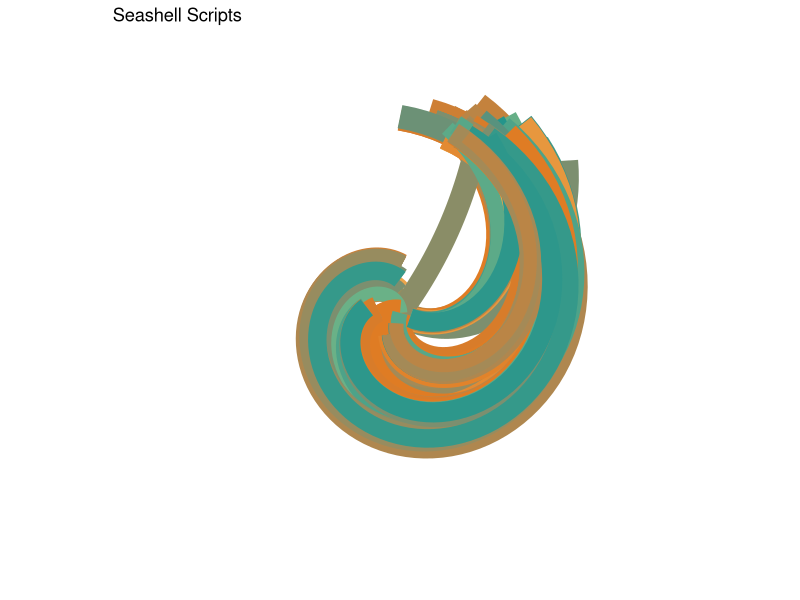
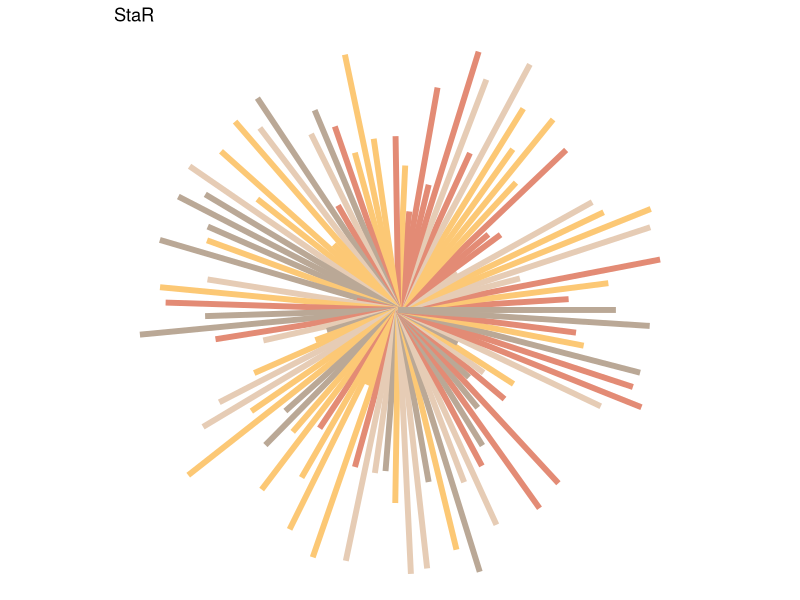

The R source for these figures, in order:
## ---- chunk 1
#| label: Libraries

library(tidyverse)
library(here)
library(ggthemes)
## ---- chunk 2
#| label: Data read in

surf <- read_csv(here("Data", "df_surf.csv"))
## ---- chunk 3
#| label: Data cleaning

surf_clean <- surf |>
  select_if(is.numeric)
## ---- chunk 4
#| label: Plotting Art 1

# surf and turf color palette
palette = c("#F4CC70", "#DE7A22", "#20948B", "#6AB187")

ggplot(
  data = surf_clean,
  mapping = aes(
    x = board_length,
    y = board_width,
    xend = wave_height_max,
    yend = wave_height_min,
    colour = surfer_height,
    size = surfer_age
  )) + 
  geom_segment(show.legend = FALSE) +
  coord_polar() +
  scale_y_continuous(expand = c(0, 0)) +
  scale_x_continuous(expand = c(0, 0)) + 
  scale_colour_gradientn(colours = palette) +
  scale_size(range = c(0, 10)) + 
  theme_void() +
  labs(title = "Seashell Scripts")
## ---- chunk 5
#| label: Data Sampling

sample_data <- function(seed = NULL, n = 100){
  if (!is.null(seed)) 
    set.seed(seed)
  
  dat <- tibble(
    x0 = runif(n),
    y0 = runif(n),
    x1 = x0 + runif(n, min = -.2, max = .2),
    y1 = y0 + runif(n, min = -.2, max = .2),
    shade = runif(n), 
    size = runif(n),
    shape = factor(sample(0:22, size = n, replace = TRUE))
  )
}
## ---- chunk 6
#| label: Canva Sampling

sample_canva <- function(seed = NULL) {
  if (!is.null(seed))
    set.seed(seed)
  
  sample(canva_palettes, 1)[[1]]
}
## ---- chunk 7
#| label: Get Data and Palette

dat <- sample_data(n = 100, seed = 1)
pal <- sample_canva(seed = 1)
## ---- chunk 8
#| label: Generate Art

polar_styled_plot <- function(data, palette) {
  n <- nrow(data)
  angles <- seq(0, 2 * pi, length.out = n)
  radii <- sqrt(data$x0)

  data <- data |>
    mutate(
      x = radii * cos(angles),
      y = radii * sin(angles),
      xend = 0,
      yend = 0,
      color = sample(palette, n, replace = TRUE)
    )
  
  plot <- ggplot(data, aes(x, y, color = color)) +
    scale_color_manual(values = palette) +
    coord_equal() +
    theme_void() +
    theme(legend.position = "none") +
    labs(title = "StaR")

  return(plot + geom_segment(aes(xend = xend, yend = yend), size = 2))
}
## ---- chunk 9
#| label: Plotting Art 2

polar_styled_plot(dat, pal)
